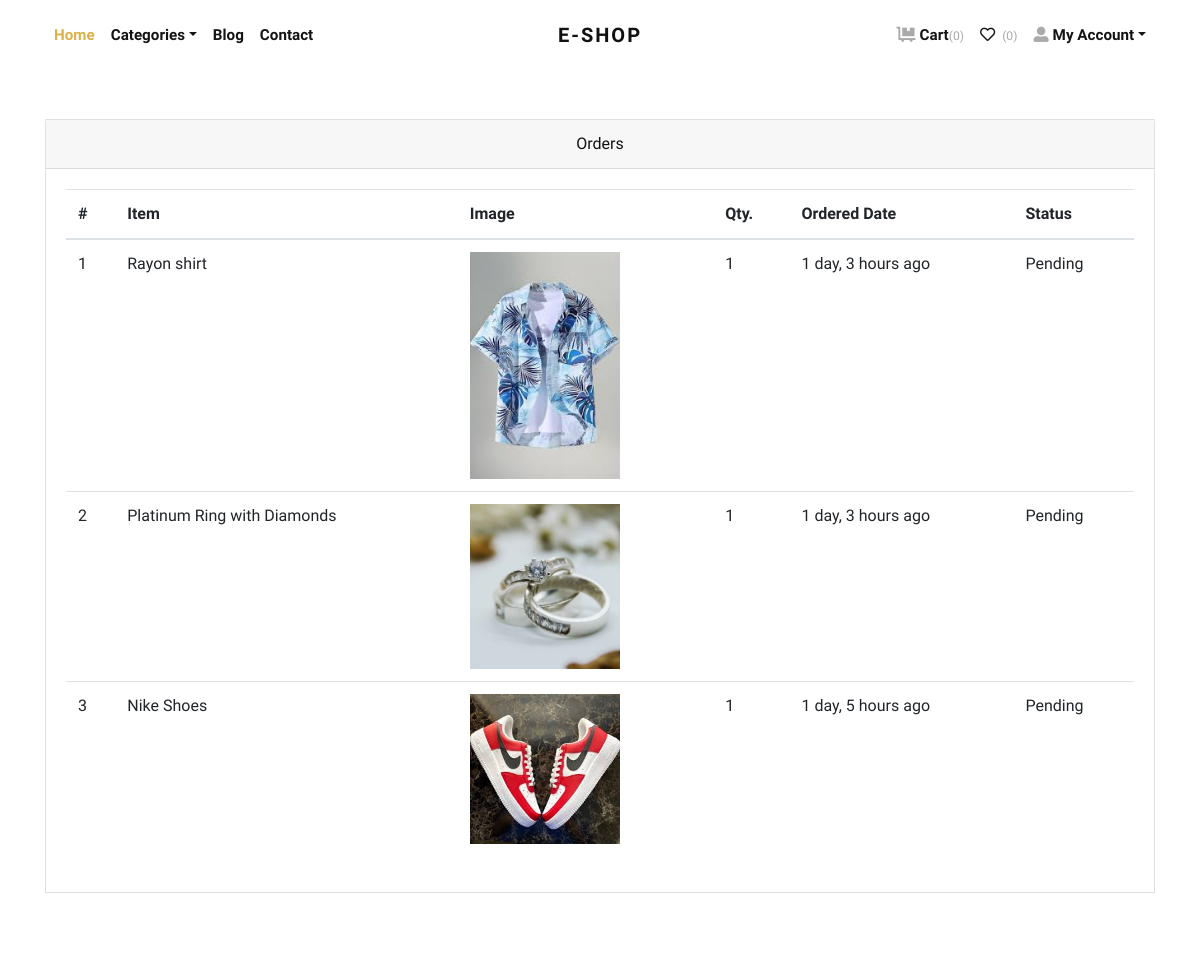
The page /orders/ (signed in, upper part) on the database as committed earlier.
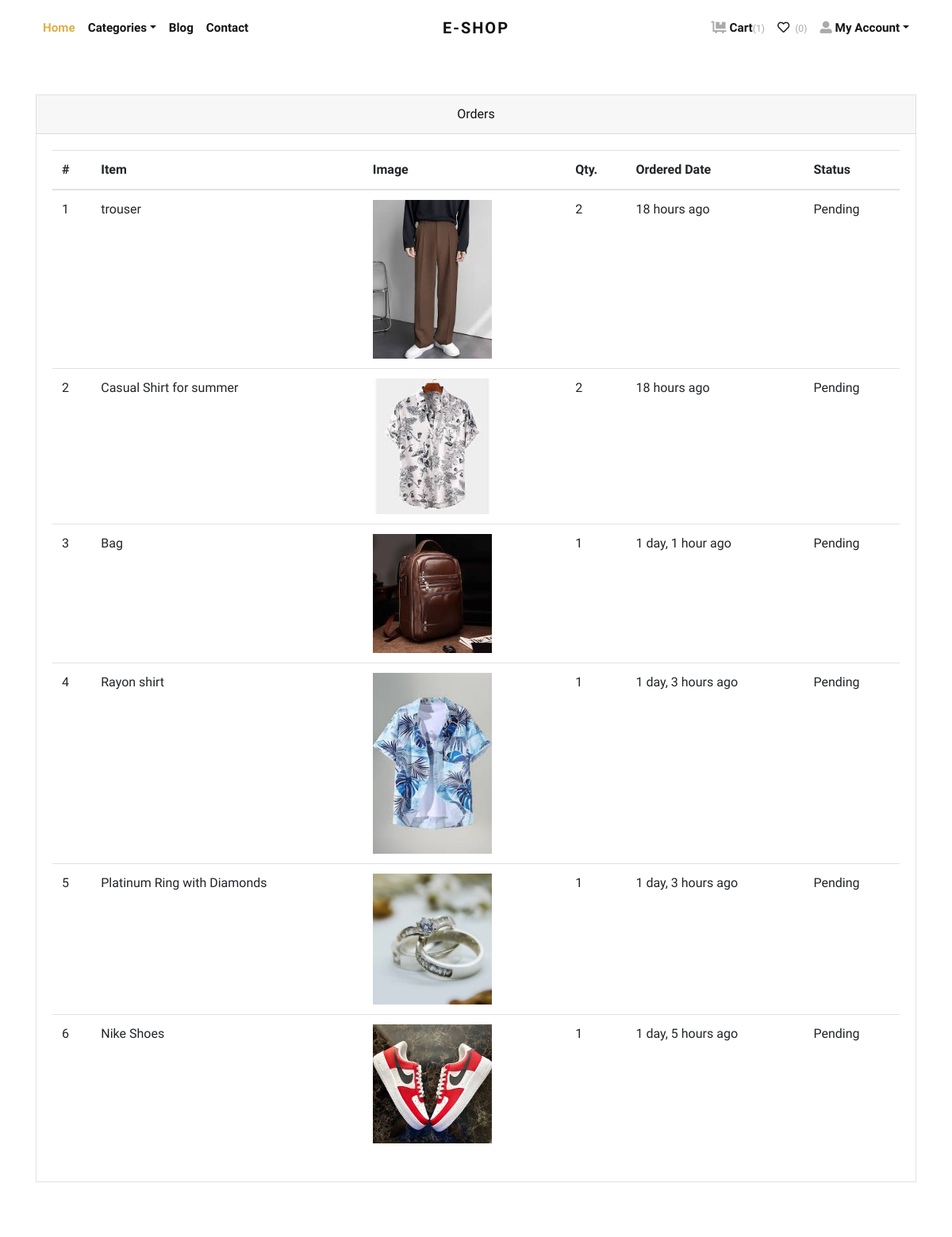
The same page on the database as committed later.
### store/models.py (models this page shows, shortened)
class Order(models.Model):
    user = models.ForeignKey(User, verbose_name="User", on_delete=models.CASCADE)
    address = models.ForeignKey(Address, verbose_name="Shipping Address", on_delete=models.CASCADE)
    product = models.ForeignKey(Product, verbose_name="Product", on_delete=models.CASCADE)
    quantity = models.PositiveIntegerField(verbose_name="Quantity")
    ordered_date = models.DateTimeField(auto_now_add=True, verbose_name="Ordered Date")
    status = models.CharField(
        choices=STATUS_CHOICES,
        max_length=50,
        default="Pending"
        )

class Product(models.Model):
    title = models.CharField(max_length=150, verbose_name="Product Title")
    slug = models.SlugField(max_length=160, verbose_name="Product Slug")
    sku = models.CharField(max_length=255, unique=True, verbose_name="Unique Product ID (SKU)")
    short_description = models.TextField(verbose_name="Short Description")
    detail_description = models.TextField(blank=True, null=True, verbose_name="Detail Description")
    product_image = models.ImageField(upload_to='product', blank=True, null=True, verbose_name="Product Image")
    price = models.DecimalField(max_digits=8, decimal_places=2)
    category = models.ForeignKey(Category, verbose_name="Product Categoy", on_delete=models.CASCADE)
    is_active = models.BooleanField(verbose_name="Is Active?")
    is_featured = models.BooleanField(verbose_name="Is Featured?")
    created_at = models.DateTimeField(auto_now_add=True, verbose_name="Created Date")
    updated_at = models.DateTimeField(auto_now=True, verbose_name="Updated Date")
    class Meta:
        verbose_name_plural = 'Products'
        ordering = ('-created_at', )

### store/views.py (the view)
# urls.py: path('orders/', views.orders, name="orders"),
@login_required
def orders(request):
    all_orders = Order.objects.filter(user=request.user).order_by('-ordered_date')
    return render(request, 'store/orders.html', {'orders': all_orders})

### store/context_preprocessors.py (called while the page is built)
def store_menu(request):
    categories = Category.objects.filter(is_active=True)
    context = {
        'categories_menu': categories,
    }
    return context

def cart_menu(request):
    if request.user.is_authenticated:
        cart_items= Cart.objects.filter(user=request.user)
        context = {
            'cart_items': cart_items,
        }
    else:
        context = {}
    return context

### templates/store/orders.html (shortened to what this page needs)
{% extends 'base.html' %}
{% load static %}
{% load humanize %}
    {% block content %}
      <div class="container py-5">
        <div class="row">
          <div class="col-lg-12">
            <div class="card mb-4" id="tables">
              <div class="card-header text-center">Orders</div>
              <div class="card-body">
                <table class="table table-hover">
                  <thead>
                    <tr>
                      <th>#</th>
                      <th>Item</th>
                      <th>Image</th>
                      <th>Qty.</th>
                      <th>Ordered Date</th>
                      <th>Status</th>
                    </tr>
                  </thead>
                  <tbody>
                    {% if orders %}
                    {% for order in orders %}
                    <tr>
                      <td>{{forloop.counter}}</td>
                      <td>{{order.product.title}}</td>
                      <td>
                        {% if order.product.product_image %}
                          <img src="{{order.product.product_image.url}}" alt="{{order.product.product_ttile}}" style="width:150px;">
                        {% endif %}
                      </td>
                      <td>{{order.quantity}}</td>
                      <td>{{order.ordered_date|naturaltime}}</td>
                      <td>
                        {{order.status}}
                      </td>
                    </tr>
                    {% endfor %}
                    {% endif %}
                  </tbody>
                </table>
              </div>
            </div>
          </div>
        </div>
      </div>
{% endblock content %}

### templates/base.html (shortened to what this page needs)
{% load static %}
<!DOCTYPE html>
<html>
  <head>
    <link rel="stylesheet" href="{% static 'vendor/bootstrap/css/bootstrap.min.css' %}">
    <link rel="stylesheet" href="{% static 'vendor/lightbox2/css/lightbox.min.css' %}">
    <link rel="stylesheet" href="{% static 'vendor/nouislider/nouislider.min.css' %}">
    <link rel="stylesheet" href="{% static 'vendor/bootstrap-select/css/bootstrap-select.min.css' %}">
    <link rel="stylesheet" href="{% static 'vendor/owl.carousel2/assets/owl.carousel.min.css' %}">
    <link rel="stylesheet" href="{% static 'vendor/owl.carousel2/assets/owl.theme.default.css' %}">
    <link rel="stylesheet" href="{% static 'css/style.default.css' %}" id="theme-stylesheet">
    <link rel="stylesheet" href="{% static 'css/custom.css' %}">
  </head>
  <body>
    <div class="page-holder">
      {% include 'navbar.html' %}
      {% block content %}
      {% endblock content %}
      {% include 'scripts.html' %}

### templates/navbar.html (shortened to what this page needs)
{% load static %}
      <header class="header bg-white">
        <div class="container px-0 px-lg-3">
          <nav class="navbar navbar-expand-lg navbar-light py-3 px-lg-0"><a class="navbar-brand" href="{% url 'store:home' %}"><span class="font-weight-bold text-uppercase text-dark">E-Shop</span></a>
            <div class="collapse navbar-collapse" id="navbarSupportedContent">
              <ul class="navbar-nav mr-auto">
                <li class="nav-item">
                  <a class="nav-link active" href="{% url 'store:home' %}">Home</a>
                </li>
                <li class="nav-item dropdown"><a class="nav-link dropdown-toggle" id="pagesDropdown" href="#" data-toggle="dropdown" aria-haspopup="true" aria-expanded="false">Categories</a>
                </li>
                <li class="nav-item">
                  <a class="nav-link" href="{% url 'store:home' %}">Blog</a>
                </li>
                <li class="nav-item">
                  <a class="nav-link" href="{% url 'store:home' %}">Contact</a>
                </li>
              </ul>
              <ul class="navbar-nav ml-auto">
                {% if request.user.is_authenticated %}
                  <li class="nav-item"><a class="nav-link" href="{% url 'store:cart' %}"> <i class="fas fa-dolly-flatbed mr-1 text-gray"></i>Cart<small class="text-gray">({{cart_items.count}})</small></a></li>
                  <li class="nav-item"><a class="nav-link" href="#"> <i class="far fa-heart mr-1"></i><small class="text-gray"> (0)</small></a></li>
                  <li class="nav-item dropdown"><a class="nav-link dropdown-toggle" id="pagesDropdown" href="#" data-toggle="dropdown" aria-haspopup="true" aria-expanded="false"><i class="fas fa-user-alt mr-1 text-gray"></i>My Account</a></a>
                </li>
                {% else %}
                  <li class="nav-item"><a class="nav-link" href="{% url 'store:login' %}">Login</a></li>
                  <li class="nav-item"><a class="nav-link" href="{% url 'store:register' %}">Create Account</a></li>
                {% endif %}
              </ul>
            </div>
          </nav>
        </div>
      </header>

### templates/scripts.html (shortened to what this page needs)
{% load static %}
      <link rel="stylesheet" href="https://use.fontawesome.com/releases/v5.7.1/css/all.css">
    </div>
  </body>
</html>

### jewelryshop/static/css/style.default.css (style rules this page uses)
.text-gray { color: #aaa !important; }
.navbar { position: relative; }
@media (min-width: 992px) { .navbar-brand { position: absolute; top: 50%; left: 50%; -webkit-transform: translate(-50%, -50%); transform: translate(-50%, -50%); } }
.text-uppercase { text-transform: uppercase; letter-spacing: 0.1em; }
.navbar { padding: 0.5rem 1rem; }
.navbar-brand { display: inline-block; padding-top: 0.3125rem; padding-bottom: 0.3125rem; margin-right: 1rem; font-size: 1.25rem; }
.navbar-light .navbar-brand { color: #dcb14a; }
.navbar-light .navbar-nav .nav-link { color: rgba(17, 17, 17, 0.99); font-weight: 800; font-size: 0.95rem; transition: all 0.3s; }
.navbar-light .navbar-nav .show > .nav-link, .navbar-light .navbar-nav .active > .nav-link, .navbar-light .navbar-nav .nav-link.show, .navbar-light .navbar-nav .nav-link.active { color: #dcb14a; }
body { font-family: "Libre Franklin", sans-serif; font-size: 1rem; font-weight: 400; line-height: 1.5; color: #111111; background-color: #fff; }
a { color: #dcb14a; text-decoration: none; }
small, .small { font-size: 80%; font-weight: 400; }
.text-dark { color: #111111 !important; }
.nav-link { padding: 0.5rem 1rem; }
.card { background-color: #fff; border: 1px solid rgba(17, 17, 17, 0.125); border-radius: 0; }
.card-body { padding: 1.25rem; }
.card-header { padding: 0.75rem 1.25rem; background-color: rgba(17, 17, 17, 0.03); border-bottom: 1px solid rgba(17, 17, 17, 0.125); }
.card-header:first-child { border-radius: calc(0 - 1px) calc(0 - 1px) 0 0; }

Rows that differ between the two databases and show on the page:
added Order: product "trouser", product.product_image (picture), quantity "2", ordered_date "18 hours ago", status "Pending"
added Order: product "Casual Shirt for summer", product.product_image (picture), quantity "2", ordered_date "18 hours ago", status "Pending"
added Order: product "Bag", product.product_image (picture), quantity "1", ordered_date "1 day, 1 hour ago", status "Pending"
Other text that changed with them:
{{ cart_items.count }}: "0" → "1"
